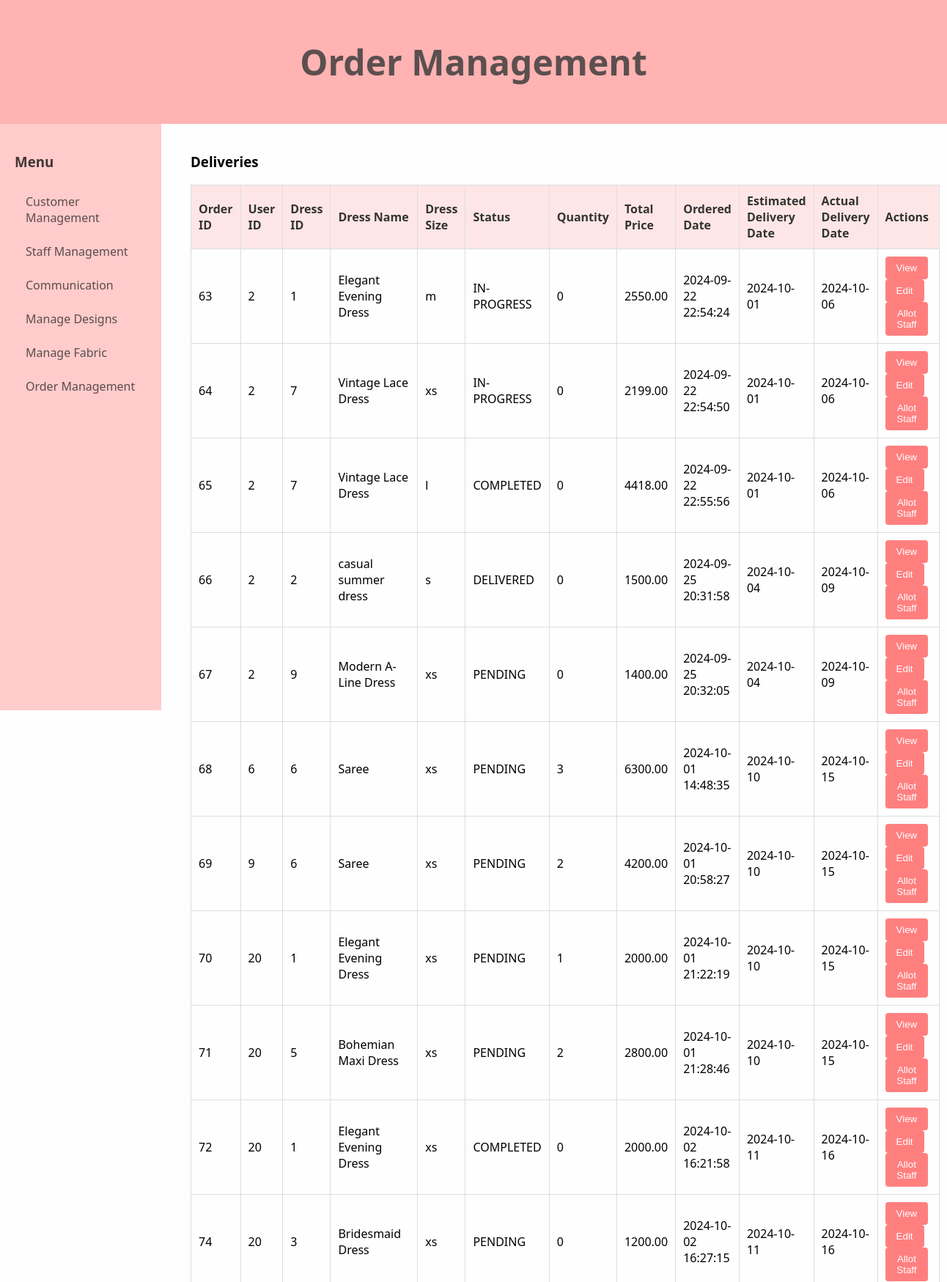
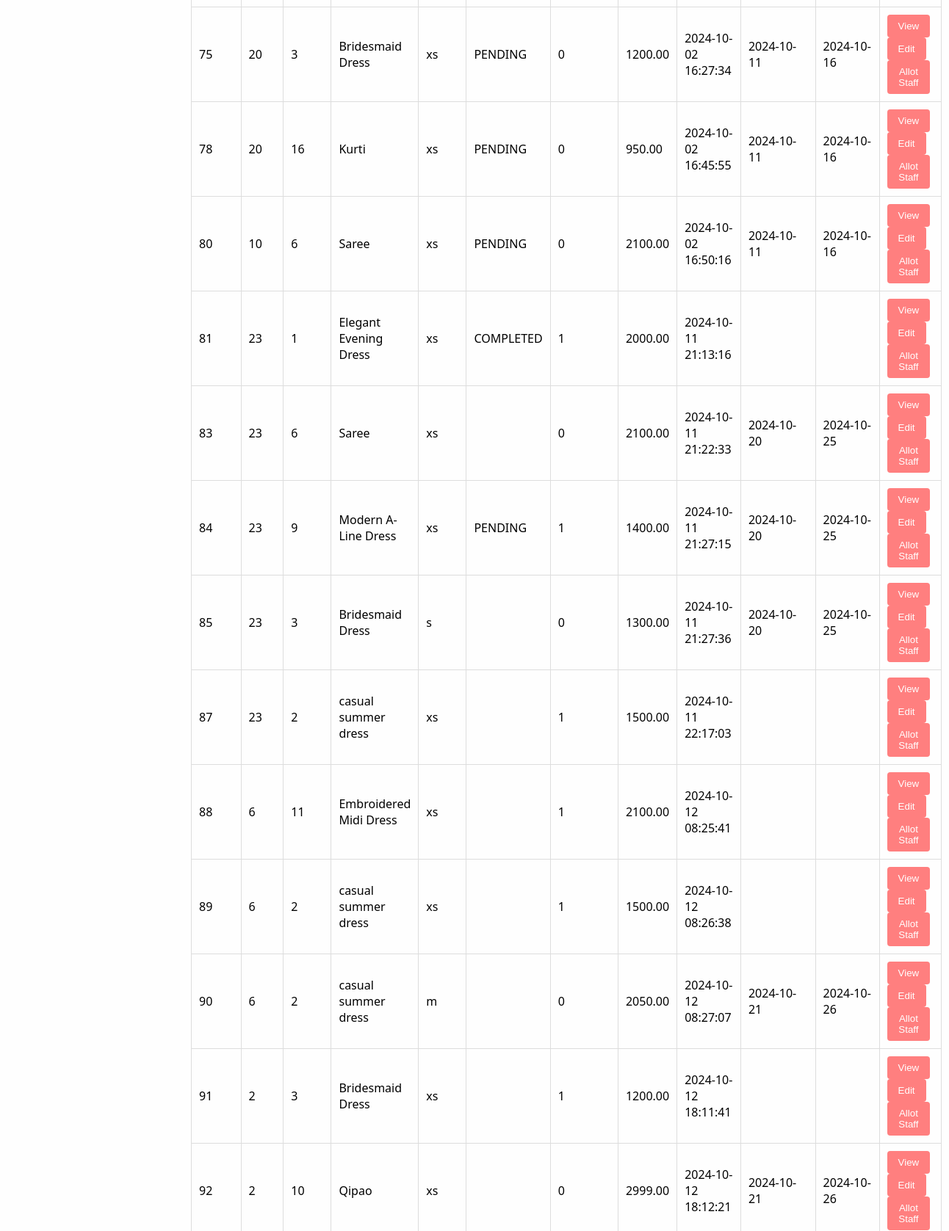
Page /admin/OrderManage.php (upper part) on the committed database (2 pictures, top to bottom).
### tables this page shows
CREATE TABLE `orders` (
  `ORDER_ID` int(11) NOT NULL,
  `USER_ID` int(11) NOT NULL,
  `DRESS_ID` int(11) DEFAULT NULL,
  `FABRIC_ID` int(11) DEFAULT NULL,
  `OPTION_ID` int(11) DEFAULT NULL,
  `STATUSES` enum('PENDING','IN-PROGRESS','COMPLETED','SHIPPED','DELIVERED','CANCELLED','CART') NOT NULL,
  `SSIZE` varchar(100) NOT NULL,
  `QUANTITY` int(2) NOT NULL,
  `TOTAL_PRICE` decimal(10,2) NOT NULL,
  `ESTIMATED_DELIVERY_DATE` date DEFAULT NULL,
  `ACTUAL_DELIVERY_DATE` date DEFAULT NULL,
  `CREATED_AT` datetime NOT NULL DEFAULT current_timestamp()
);

CREATE TABLE `dress` (
  `DRESS_ID` int(11) NOT NULL,
  `NAME` varchar(100) NOT NULL,
  `DESCRIPTION` text DEFAULT NULL,
  `FABRIC` varchar(50) NOT NULL,
  `COLOR` varchar(100) NOT NULL,
  `SIZES` varchar(100) NOT NULL,
  `BASE_PRICE` decimal(10,2) NOT NULL,
  `IMAGE_URL` varchar(255) DEFAULT NULL,
  `CREATED_AT` datetime NOT NULL DEFAULT current_timestamp(),
  `visibility` tinyint(1) DEFAULT 1
);

### admin/OrderManage.php (the view, shortened to what this page needs)
<?php
$conn = new mysqli('localhost', 'root', '', 'fashion');
$sql = "SELECT orders.ORDER_ID, orders.USER_ID, orders.DRESS_ID, dress.NAME, orders.SSIZE,
        orders.STATUSES,orders.QUANTITY, orders.TOTAL_PRICE, orders.CREATED_AT,
        orders.ESTIMATED_DELIVERY_DATE, orders.ACTUAL_DELIVERY_DATE
        FROM orders
        JOIN dress ON orders.DRESS_ID = dress.DRESS_ID";
$result = $conn->query($sql);
?>
<!DOCTYPE html>
<html lang="en">
<head>
    <link rel="stylesheet" href="admin1.css">
</head>
<body>
    <div class="header">
        <h1>Order Management</h1>
    </div>
    <div class="admin-dashboard">
        <aside class="sidebar">
            <h3>Menu</h3>
            <a href="customers.php">Customer Management</a>
            <a href="staff.php">Staff Management</a>
            <a href="communications.php">Communication</a>
            <a href="manageDesign.php">Manage Designs</a>
            <a href="manageFabric.php">Manage Fabric</a>
            <a href="OrderManage.php">Order Management</a>
        </aside>
        <main class="content">
            <section id="delivery-section" class="section">
                <h3>Deliveries</h3>
                <table>
                    <thead>
                        <tr>
                            <th>Order ID</th>
                            <th>User ID</th>
                            <th>Dress ID</th>
                            <th>Dress Name</th>
                            <th>Dress Size</th>
                            <th>Status</th>
                            <th>Quantity</th>
                            <th>Total Price</th>
                            <th>Ordered Date</th>
                            <th>Estimated Delivery Date</th>
                            <th>Actual Delivery Date</th>
                            <th>Actions</th>
                        </tr>
                    </thead>
                    <tbody>
                        <?php if ($result->num_rows > 0): ?>
                            <?php while ($row = $result->fetch_assoc()): ?>
                                <tr>
                                    <td><?php echo $row['ORDER_ID']; ?></td>
                                    <td><?php echo $row['USER_ID']; ?></td>
                                    <td><?php echo $row['DRESS_ID']; ?></td>
                                    <td><?php echo $row['NAME']; ?></td>
                                    <td><?php echo $row['SSIZE']; ?></td>
                                    <td><?php echo $row['STATUSES']; ?></td>
                                    <td><?php echo $row['QUANTITY']; ?></td>
                                    <td><?php echo $row['TOTAL_PRICE']; ?></td>
                                    <td><?php echo $row['CREATED_AT']; ?></td>
                                    <td><?php echo $row['ESTIMATED_DELIVERY_DATE']; ?></td>
                                    <td><?php echo $row['ACTUAL_DELIVERY_DATE']; ?></td>
                                    <td>
                                        <a href="view_order.php?id=<?php echo $row['ORDER_ID']; ?>"><button>View</button></a>
                                        <a href="edit_order.php?id=<?php echo $row['ORDER_ID']; ?>"><button>Edit</button></a>
                                        <a href="allot_staff.php?id=<?php echo $row['ORDER_ID']; ?>"><button>Allot Staff</button></a>
                                        </td>
                                </tr>
                            <?php endwhile; ?>
                        <?php else: ?>
                            <tr>
                                <td colspan="11">No Order records found.</td>
                            </tr>
                        <?php endif; ?>
                    </tbody>
                </table>
            </section>
        </main>
    </div>
</body>
</html>

### admin/admin1.css (style rules this page uses)
body { font-family: 'Segoe UI', Tahoma, Geneva, Verdana, sans-serif; background-color: #fefefe; margin: 0; padding: 0; }
.header { background-color: #ffb3b3; color: #5c4f4f; padding: 20px; text-align: center; font-size: 1.5em; }
.sidebar { width: 220px; background-color: #ffcccb; color: #413636; height: 100vh; float: left; padding: 20px; box-sizing: border-box; transition: width 0.3s; }
.sidebar a { color: #5c4c4c; display: block; padding: 12px 15px; text-decoration: none; border-radius: 4px; transition: background-color 0.3s; }
.content { margin-left: 240px; padding: 20px; box-sizing: border-box; }
.section { margin-bottom: 20px; }
table { width: 100%; border-collapse: collapse; }
th, td { border: 1px solid #ddd; padding: 10px; text-align: left; }
th { background-color: #ffe6e6; color: #333; }
button { padding: 8px 15px; margin-right: 5px; border: none; color: white; border-radius: 4px; background-color: #ff7f7f; cursor: pointer; transition: background-color 0.3s, transform 0.2s; }

### rows in the picture
orders: ORDER_ID "63", USER_ID "2", DRESS_ID "1", DRESS_ID.NAME "Elegant Evening Dress", SSIZE "m", STATUSES "IN-PROGRESS", QUANTITY "0", TOTAL_PRICE "2550.00", CREATED_AT "2024-09-22 22:54:24", ESTIMATED_DELIVERY_DATE "2024-10-01", ACTUAL_DELIVERY_DATE "2024-10-06"
orders: ORDER_ID "64", USER_ID "2", DRESS_ID "7", DRESS_ID.NAME "Vintage Lace Dress", SSIZE "xs", STATUSES "IN-PROGRESS", QUANTITY "0", TOTAL_PRICE "2199.00", CREATED_AT "2024-09-22 22:54:50", ESTIMATED_DELIVERY_DATE "2024-10-01", ACTUAL_DELIVERY_DATE "2024-10-06"
orders: ORDER_ID "65", USER_ID "2", DRESS_ID "7", DRESS_ID.NAME "Vintage Lace Dress", SSIZE "l", STATUSES "COMPLETED", QUANTITY "0", TOTAL_PRICE "4418.00", CREATED_AT "2024-09-22 22:55:56", ESTIMATED_DELIVERY_DATE "2024-10-01", ACTUAL_DELIVERY_DATE "2024-10-06"
orders: ORDER_ID "66", USER_ID "2", DRESS_ID "2", DRESS_ID.NAME "casual summer dress", SSIZE "s", STATUSES "DELIVERED", QUANTITY "0", TOTAL_PRICE "1500.00", CREATED_AT "2024-09-25 20:31:58", ESTIMATED_DELIVERY_DATE "2024-10-04", ACTUAL_DELIVERY_DATE "2024-10-09"
orders: ORDER_ID "67", USER_ID "2", DRESS_ID "9", DRESS_ID.NAME "Modern A-Line Dress", SSIZE "xs", STATUSES "PENDING", QUANTITY "0", TOTAL_PRICE "1400.00", CREATED_AT "2024-09-25 20:32:05", ESTIMATED_DELIVERY_DATE "2024-10-04", ACTUAL_DELIVERY_DATE "2024-10-09"
orders: ORDER_ID "68", USER_ID "6", DRESS_ID "6", DRESS_ID.NAME "Saree", SSIZE "xs", STATUSES "PENDING", QUANTITY "3", TOTAL_PRICE "6300.00", CREATED_AT "2024-10-01 14:48:35", ESTIMATED_DELIVERY_DATE "2024-10-10", ACTUAL_DELIVERY_DATE "2024-10-15"
orders: ORDER_ID "69", USER_ID "9", DRESS_ID "6", DRESS_ID.NAME "Saree", SSIZE "xs", STATUSES "PENDING", QUANTITY "2", TOTAL_PRICE "4200.00", CREATED_AT "2024-10-01 20:58:27", ESTIMATED_DELIVERY_DATE "2024-10-10", ACTUAL_DELIVERY_DATE "2024-10-15"
orders: ORDER_ID "70", USER_ID "20", DRESS_ID "1", DRESS_ID.NAME "Elegant Evening Dress", SSIZE "xs", STATUSES "PENDING", QUANTITY "1", TOTAL_PRICE "2000.00", CREATED_AT "2024-10-01 21:22:19", ESTIMATED_DELIVERY_DATE "2024-10-10", ACTUAL_DELIVERY_DATE "2024-10-15"
orders: ORDER_ID "71", USER_ID "20", DRESS_ID "5", DRESS_ID.NAME "Bohemian Maxi Dress", SSIZE "xs", STATUSES "PENDING", QUANTITY "2", TOTAL_PRICE "2800.00", CREATED_AT "2024-10-01 21:28:46", ESTIMATED_DELIVERY_DATE "2024-10-10", ACTUAL_DELIVERY_DATE "2024-10-15"
orders: ORDER_ID "72", USER_ID "20", DRESS_ID "1", DRESS_ID.NAME "Elegant Evening Dress", SSIZE "xs", STATUSES "COMPLETED", QUANTITY "0", TOTAL_PRICE "2000.00", CREATED_AT "2024-10-02 16:21:58", ESTIMATED_DELIVERY_DATE "2024-10-11", ACTUAL_DELIVERY_DATE "2024-10-16"
orders: ORDER_ID "74", USER_ID "20", DRESS_ID "3", DRESS_ID.NAME "Bridesmaid Dress", SSIZE "xs", STATUSES "PENDING", QUANTITY "0", TOTAL_PRICE "1200.00", CREATED_AT "2024-10-02 16:27:15", ESTIMATED_DELIVERY_DATE "2024-10-11", ACTUAL_DELIVERY_DATE "2024-10-16"
orders: ORDER_ID "75", USER_ID "20", DRESS_ID "3", DRESS_ID.NAME "Bridesmaid Dress", SSIZE "xs", STATUSES "PENDING", QUANTITY "0", TOTAL_PRICE "1200.00", CREATED_AT "2024-10-02 16:27:34", ESTIMATED_DELIVERY_DATE "2024-10-11", ACTUAL_DELIVERY_DATE "2024-10-16"
orders: ORDER_ID "78", USER_ID "20", DRESS_ID "16", DRESS_ID.NAME "Kurti", SSIZE "xs", STATUSES "PENDING", QUANTITY "0", TOTAL_PRICE "950.00", CREATED_AT "2024-10-02 16:45:55", ESTIMATED_DELIVERY_DATE "2024-10-11", ACTUAL_DELIVERY_DATE "2024-10-16"
orders: ORDER_ID "80", USER_ID "10", DRESS_ID "6", DRESS_ID.NAME "Saree", SSIZE "xs", STATUSES "PENDING", QUANTITY "0", TOTAL_PRICE "2100.00", CREATED_AT "2024-10-02 16:50:16", ESTIMATED_DELIVERY_DATE "2024-10-11", ACTUAL_DELIVERY_DATE "2024-10-16"
orders: ORDER_ID "81", USER_ID "23", DRESS_ID "1", DRESS_ID.NAME "Elegant Evening Dress", SSIZE "xs", STATUSES "COMPLETED", QUANTITY "1", TOTAL_PRICE "2000.00", CREATED_AT "2024-10-11 21:13:16"
orders: ORDER_ID "83", USER_ID "23", DRESS_ID "6", DRESS_ID.NAME "Saree", SSIZE "xs", QUANTITY "0", TOTAL_PRICE "2100.00", CREATED_AT "2024-10-11 21:22:33", ESTIMATED_DELIVERY_DATE "2024-10-20", ACTUAL_DELIVERY_DATE "2024-10-25"
orders: ORDER_ID "84", USER_ID "23", DRESS_ID "9", DRESS_ID.NAME "Modern A-Line Dress", SSIZE "xs", STATUSES "PENDING", QUANTITY "1", TOTAL_PRICE "1400.00", CREATED_AT "2024-10-11 21:27:15", ESTIMATED_DELIVERY_DATE "2024-10-20", ACTUAL_DELIVERY_DATE "2024-10-25"
orders: ORDER_ID "85", USER_ID "23", DRESS_ID "3", DRESS_ID.NAME "Bridesmaid Dress", SSIZE "s", QUANTITY "0", TOTAL_PRICE "1300.00", CREATED_AT "2024-10-11 21:27:36", ESTIMATED_DELIVERY_DATE "2024-10-20", ACTUAL_DELIVERY_DATE "2024-10-25"
orders: ORDER_ID "87", USER_ID "23", DRESS_ID "2", DRESS_ID.NAME "casual summer dress", SSIZE "xs", QUANTITY "1", TOTAL_PRICE "1500.00", CREATED_AT "2024-10-11 22:17:03"
orders: ORDER_ID "88", USER_ID "6", DRESS_ID "11", DRESS_ID.NAME "Embroidered Midi Dress", SSIZE "xs", QUANTITY "1", TOTAL_PRICE "2100.00", CREATED_AT "2024-10-12 08:25:41"
orders: ORDER_ID "89", USER_ID "6", DRESS_ID "2", DRESS_ID.NAME "casual summer dress", SSIZE "xs", QUANTITY "1", TOTAL_PRICE "1500.00", CREATED_AT "2024-10-12 08:26:38"
orders: ORDER_ID "90", USER_ID "6", DRESS_ID "2", DRESS_ID.NAME "casual summer dress", SSIZE "m", QUANTITY "0", TOTAL_PRICE "2050.00", CREATED_AT "2024-10-12 08:27:07", ESTIMATED_DELIVERY_DATE "2024-10-21", ACTUAL_DELIVERY_DATE "2024-10-26"
orders: ORDER_ID "91", USER_ID "2", DRESS_ID "3", DRESS_ID.NAME "Bridesmaid Dress", SSIZE "xs", QUANTITY "1", TOTAL_PRICE "1200.00", CREATED_AT "2024-10-12 18:11:41"
orders: ORDER_ID "92", USER_ID "2", DRESS_ID "10", DRESS_ID.NAME "Qipao", SSIZE "xs", QUANTITY "0", TOTAL_PRICE "2999.00", CREATED_AT "2024-10-12 18:12:21", ESTIMATED_DELIVERY_DATE "2024-10-21", ACTUAL_DELIVERY_DATE "2024-10-26"
